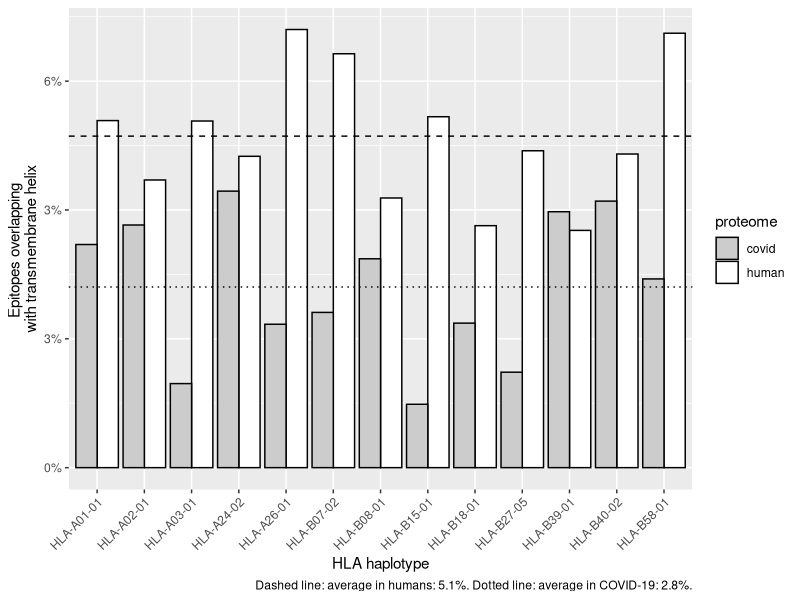

Recreate this plot in R. (Note: this script raises an error after producing the figure.)
## ---- chunk 1
knitr::opts_chunk$set(echo = TRUE)
## ---- chunk 2
library(testthat)
library(tidyr)
library(ggplot2)
## ---- chunk 3
get_haplotypes <- function() {
  c(
    "HLA-A01-01",
    "HLA-A02-01",
    "HLA-A03-01",
    "HLA-A24-02",
    "HLA-A26-01",
    "HLA-B07-02",
    "HLA-B08-01",
    "HLA-B18-01",
    "HLA-B27-05",
    "HLA-B39-01",
    "HLA-B40-02", 
    "HLA-B58-01",
    "HLA-B15-01"
  )
}
## ---- chunk 4
# n: sample size, equals the number of HLA haplotypes
n <- length(get_haplotypes())
# f denotes 'fraction', a value between 0.0 and 1.0
f_human <- rnorm(n = n, mean = 0.053, sd = 0.01)
f_covid <- rnorm(n = n, mean = runif(n = 1, min = 0.03, max = 0.1), sd = 0.01)
expect_true(all(f_human > 0.0))
expect_true(all(f_human < 1.0))
expect_true(all(f_covid > 0.0))
expect_true(all(f_covid < 1.0))
## ---- chunk 5
t <- ks.test(x = f_human, y = f_covid)
print(t)
## ---- chunk 6
alpha <- 0.05
if (t$p.value <= alpha) {
  verdict <- "Reject that the two samples are taken from a same distribution"
} else {
  verdict <- "Accept that the two samples are taken from a same distribution"
}
print(verdict)
## ---- chunk 7
df <- tibble::tibble(
  proteome = rep(c("human", "covid"), each = n),
  haplotype = rep(get_haplotypes(), time = 2),
  f = c(f_human, f_covid)
)
df$proteome <- as.factor(df$proteome)
df$haplotype <- as.factor(df$haplotype)
## ---- chunk 8
names(t)
df_t_wide <- data.frame(
  statistic = t$statistic,
  p_value = t$p.value,
  alternative = t$alternative,
  method = t$method,
  data_name = t$data.name,
  alpha = alpha,
  verdict = verdict
)
df_t <- t(df_t_wide)
values <- df_t[,1]
param_names <- rownames(df_t)
df_t <- data.frame(
  parameter = param_names,
  value = values
)

knitr::kable(df_t, row.names = FALSE)
## ---- chunk 9
write.csv(df_t, "bbbq_1_stats.csv", row.names = FALSE)
## ---- chunk 10
ggplot(df, aes(x = haplotype, y = f, fill = proteome)) + 
  scale_fill_manual(values = c("human" = "#ffffff", "covid" = "#cccccc")) +
  geom_col(position = position_dodge(), color = "#000000") + xlab("HLA haplotype") + 
  ylab("Epitopes overlapping \nwith transmembrane helix") +
  scale_y_continuous(labels = scales::percent_format(accuracy = 3)) +
  theme(axis.text.x = element_text(angle = 45, hjust = 1)) +
  geom_hline(yintercept = mean(f_human), lty = "dashed") +
  geom_hline(yintercept = mean(f_covid), lty = "dotted") +
  labs(
    caption = paste0(
      "Dashed line: average in humans: ", formatC(100.0 * mean(f_human), digits = 2),"%. ",
      "Dotted line: average in COVID-19: ", formatC(100.0 * mean(f_covid), digits = 2),"%."  
    )
  ) + ggsave("fig_bbbq_1.png", width = 7, height = 7)
## ---- chunk 11
df_wide <- spread(df, proteome, f)
df_wide$covid <- formatC(100.0 * df_wide$covid, digits = 3)
df_wide$human <- formatC(100.0 * df_wide$human, digits = 3)
## ---- chunk 12
knitr::kable(df_wide, caption = "Percentage of MHC-I epitopes overlapping with transmembrane helix")
## ---- chunk 13
write.csv(df_wide, "bbbq_1_percentages.csv", row.names = FALSE)
